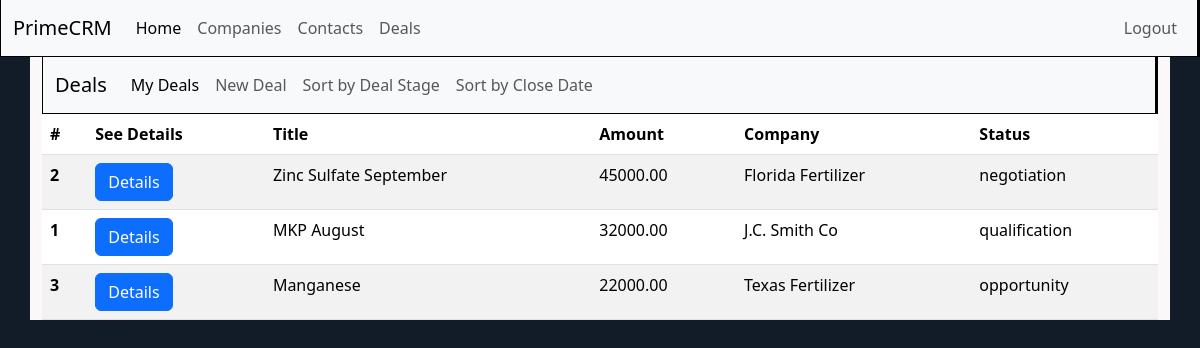
The page /crm/deals/closedate (signed in) on the database its author committed.
### crm/models.py (models this page shows, shortened)
class Deal(models.Model):
    status_choices = [
        ('opportunity', '1-Opportunity'),
        ('qualification', '2-Qualification'),
        ('negotiation', '3-Negotiation'),
        ('closed', 'Closed (Won)'),
        ('Lost', 'Closed (Lost)'),
    ]
    title = models.CharField(max_length=200)
    expectedclosedate = models.DateField(auto_now=False, auto_now_add=False)
    amount = models.DecimalField(max_digits=20, decimal_places=2)
    company = models.ForeignKey(Company, on_delete=models.CASCADE)
    notes = models.TextField()
    status = models.CharField(max_length=20, choices=status_choices, default='opportunity')
    author = models.ForeignKey(User, on_delete=models.CASCADE, null=True, blank=True)

class Company(models.Model):
    name = models.CharField(max_length=100)
    industry = models.CharField(max_length=100, blank=True, null=True)
    phone = models.CharField(max_length=50, blank=True, null=True)
    notes = models.TextField()
    addressLineOne = models.CharField(max_length=100, blank=True, null=True)
    city = models.CharField(max_length=50, blank=True, null=True)
    stateProv = models.CharField(max_length=50, blank=True, null=True)
    zipcode = models.CharField(max_length=20, blank=True, null=True)
    author = models.ForeignKey(User, on_delete=models.CASCADE, null=True, blank=True)
    def __str__(self):
        return self.name

### crm/views.py (the view)
# urls.py: path("deals/closedate", views.DealbyCloseDate.as_view(), name = "deal_byclosedate"),
class DealbyCloseDate(ListView):
    template_name = "crm/dealbyclosedate.html"
    model = Deal
    def get_queryset(self):
        logged_user = self.request.user
        return Deal.objects.filter(author = logged_user).order_by('-expectedclosedate')

### templates/crm/dealbyclosedate.html (shortened to what this page needs)
{% extends 'base.html' %}
{% block content %}
{% include 'crm/dealnavbar.html' %}
<table class="table table-striped table-responsive">
  <thead>
    <tr>
      <th scope="col">#</th>
      <th scope="col">See Details</th>
      <th scope="col">Title</th>
      <th scope="col">Amount </th>
      <th scope="col">Company</th>
      <th scope="col">Status</th>
    </tr>
  </thead>
  <tbody>
    {% for deal in deal_list %}
    <tr>
      <th scope="row">{{deal.id}}</th>
      <td><a href=" {% url 'dealdetail' deal.id %}" class="btn btn-primary"> Details </a></td>
      <td>{{deal.title}}</td>
      <td>{{deal.amount}}</td>
      <td>{{deal.company}}</td>
      <td>{{deal.status}}</td>
    </tr>
    {% endfor %}
  </tbody>
</table>
{% endblock content %}

### static/css/base.css (style rules this page uses)
body { background-color: #121b28 }

### rows shown on the page
Deal: id "2", title "Zinc Sulfate September", amount "45000.00", company "Florida Fertilizer", status "negotiation"
Deal: id "1", title "MKP August", amount "32000.00", company "J.C. Smith Co", status "qualification"
Deal: id "3", title "Manganese", amount "22000.00", company "Texas Fertilizer", status "opportunity"
